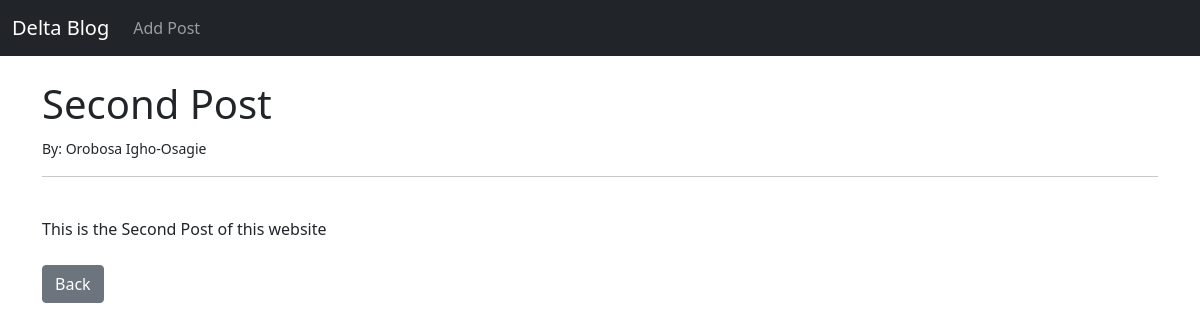
The app's page /article/2 with its own data.
### base/models.py (models this page shows, shortened)
class Post(models.Model):
    title = models.CharField(max_length= 255)
    title_tag = models.CharField(max_length= 255) # TO ADD A DEFAULT TITLE TAG, default = "Delta Blog"
    author = models.ForeignKey(User, on_delete=models.CASCADE)
    body =  models.TextField()

### base/views.py (the view)
# urls.py: path('article/<int:pk>', ArticleDetailView.as_view(), name ="article-detail"),
class ArticleDetailView(DetailView):
    model = Post
    template_name = 'base/article_details.html'

### base/templates/base/article_details.html (shortened to what this page needs)
{% extends 'base/basee.html' %}
{% block content %}
<h1> {{post.title}} </h1>
<small> By: {{post.author.first_name}} {{post.author.last_name}} </small> <br/>
<hr>
<br/>
{{post.body}}
<br/><br/>
<a href="{% url 'home' %}" class="btn btn-secondary">Back</a>
{% endblock %}

### records on screen
Post: title "Second Post", author.first_name "Orobosa", author.last_name "Igho-Osagie", body "This is the Second Post of this website"
